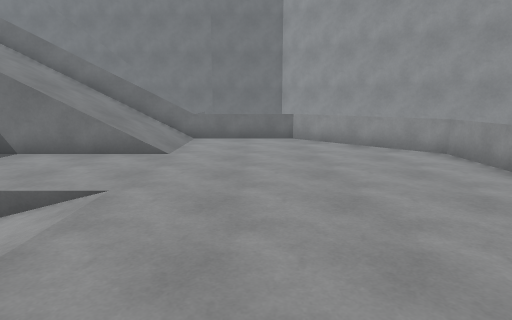
View 1 (above)

16 first-person views from a walk through a scene from a Unity 3-D project. The camera is 1.5 m above the floor, tilts 10° down and sees 75° across. The floor is counted in squares, 1 m on a side. Each view is taken from the middle of a square. On the plan, view 1 faces up. The plan holds only what a view shows up to about 15 squares ahead; the rest is blank. The place goes on beyond the plan. The player character is not drawn. Some animated figures are left out.

View 2
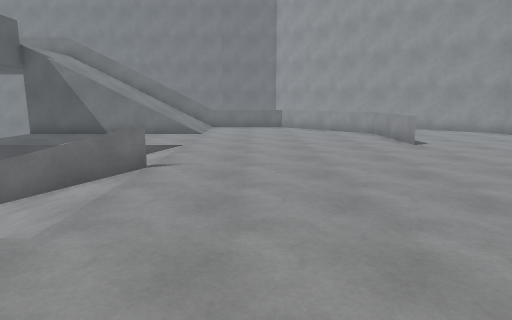

View 3
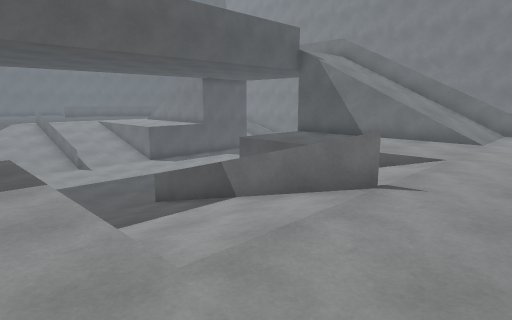

View 4
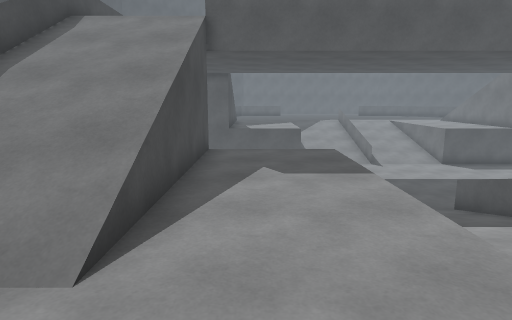

View 5
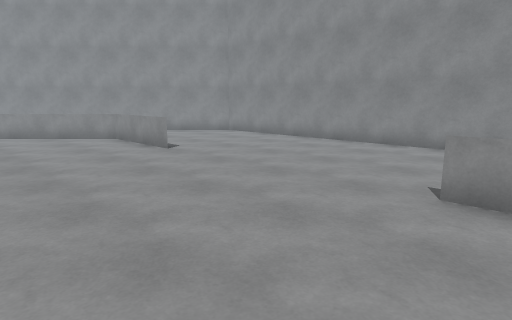

View 6
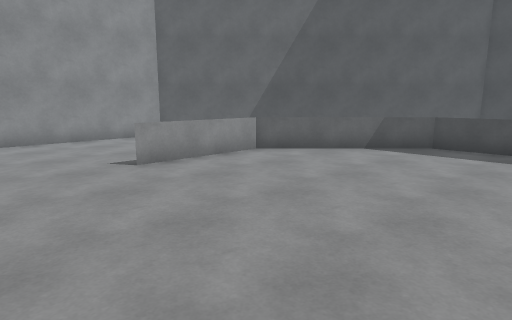

View 7
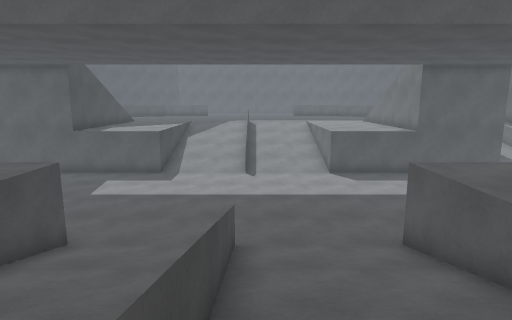

View 8
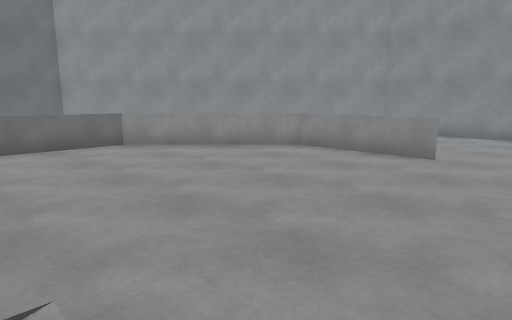

View 9
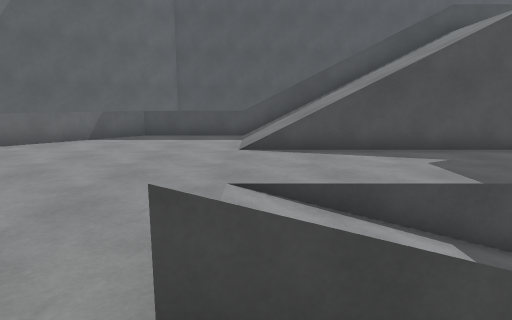

View 10
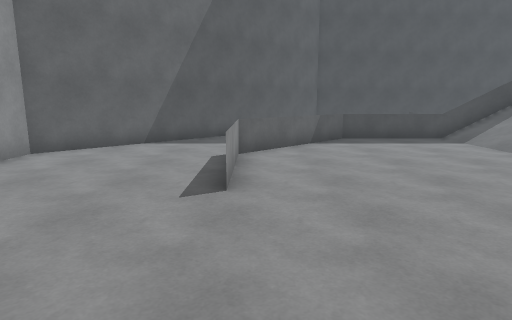

View 11
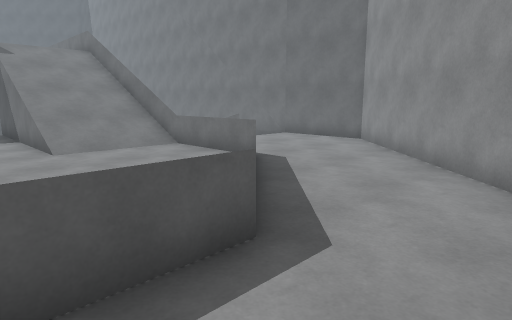

View 12
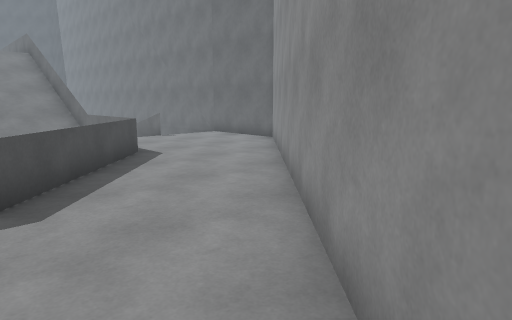

View 13
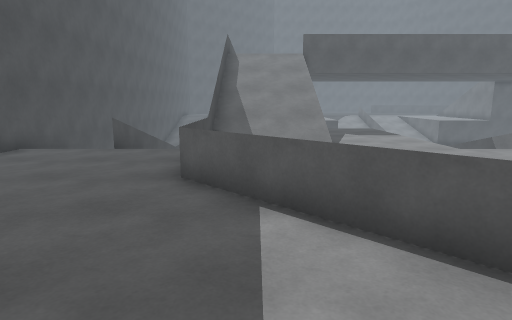

View 14
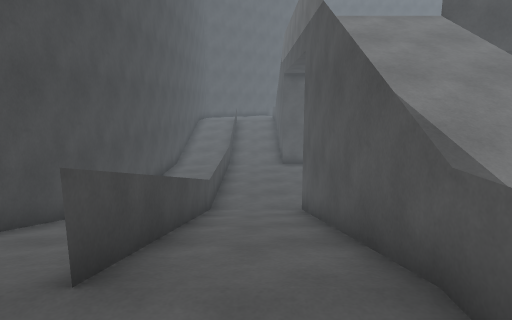

View 15
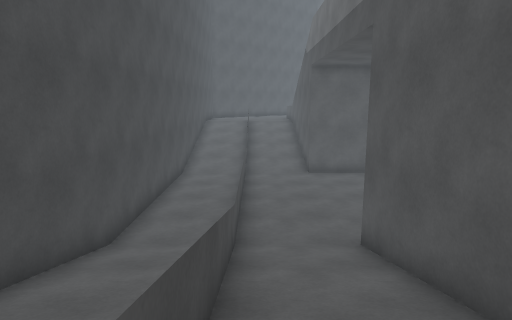

View 16
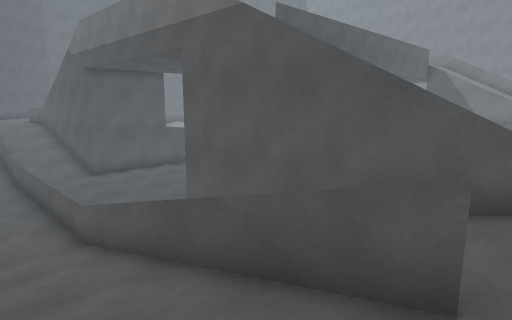

### Floor plan
Key: @ floor where view 1 was taken; # wall or solid block; . main floor; - floor 2 m lower than the main floor; / step, stairs or slope; = window, fence, low wall or low ledge.
Columns run from 18 left of view 1 to 12 right of it. Each row starts with its distance up from view 1.
 18                 .....##
 17                /......##
 16                =.......##
 15                 ........##
 14             ////  .......##
 13          //////======.....##
 12          ///////....#=.....##
 11         ////////.....#=.....##
 10         ////////......#=.....##
  9         ...............=......#
  8  ---    ...............=......#
  7  -----  ...............=......#
  6  -------...............=......#
  5  -------///// //..............#
  4  -------///// //..............#
  3  -------/////  /..............#
  2  -------////////..............#
  1  -------========..............#
  0  -------////////..@...........#
 -1  -------////////..............#
 -2  -------////////..............#
 -3  -------...............=......#
 -4  ------ ...............=......#
 -5  ----   ...............=......#
 -6  --     ...............=......#
 -7         ////////......==.....##
 -8    --   ////////.....==.....##
 -9  ------ ////////....==.....##
-10 =-------////////...==.....##
-11 --------///////=====.....##
-12 --------////////........##
-13  -------////////.......##
-14 ================......##
-15  -------////////.....##
-16  -------/////// ..  ##
-17 #####################

Where each view was taken, in squares from view 1:
view 1: 0 up, 0 right, facing up
view 2: 6 down, 0 right, facing up
view 3: 4 down, 0 right, facing up-left
view 4: 5 down, 0 right, facing left
view 5: 4 down, 0 right, facing up-right
view 6: 1 up, 2 left, facing down-right
view 7: 2 up, 3 left, facing left
view 8: 3 up, 3 left, facing up-right
view 9: 3 up, 3 left, facing down
view 10: 3 up, 5 right, facing down
view 11: 7 up, 8 right, facing up-left
view 12: 9 up, 11 right, facing up-left
view 13: 9 down, 8 right, facing left
view 14: 12 down, 0 right, facing left
view 15: 13 down, 3 left, facing left
view 16: 16 down, 2 left, facing up-left
